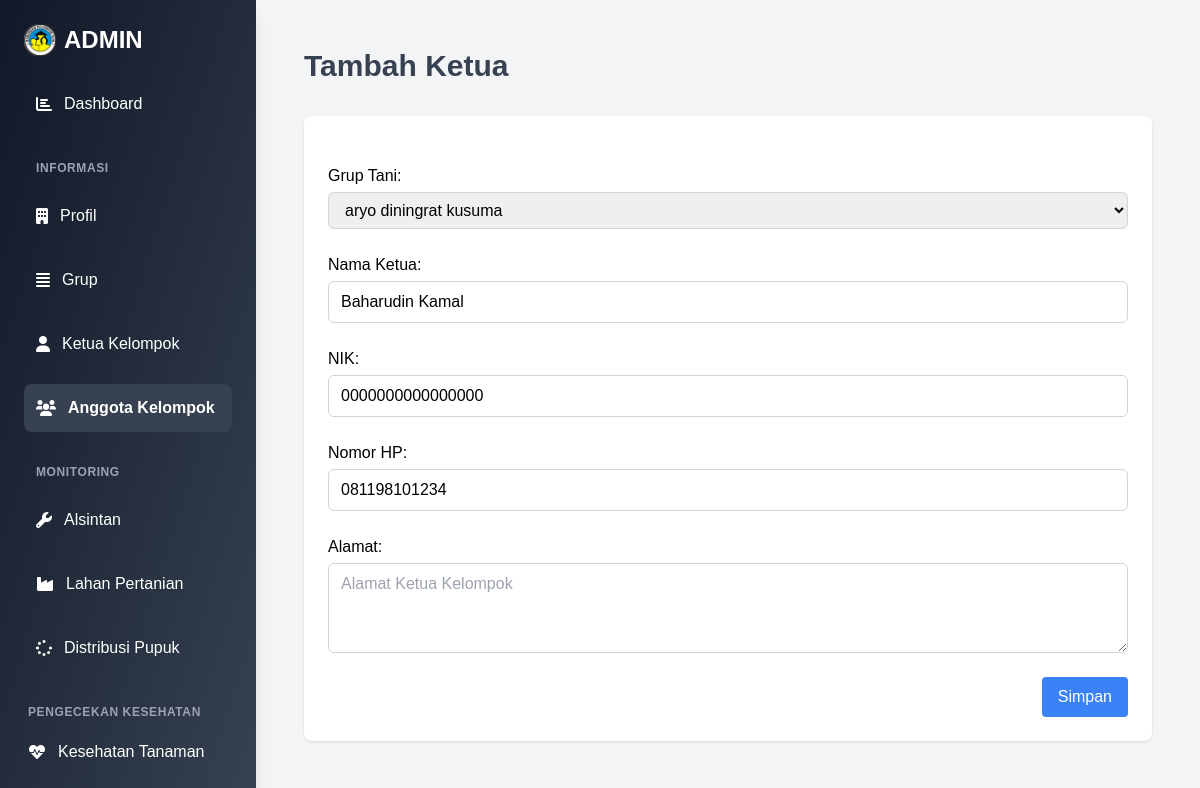
Before: /administrator/edit-anggota/4 with the older database file.
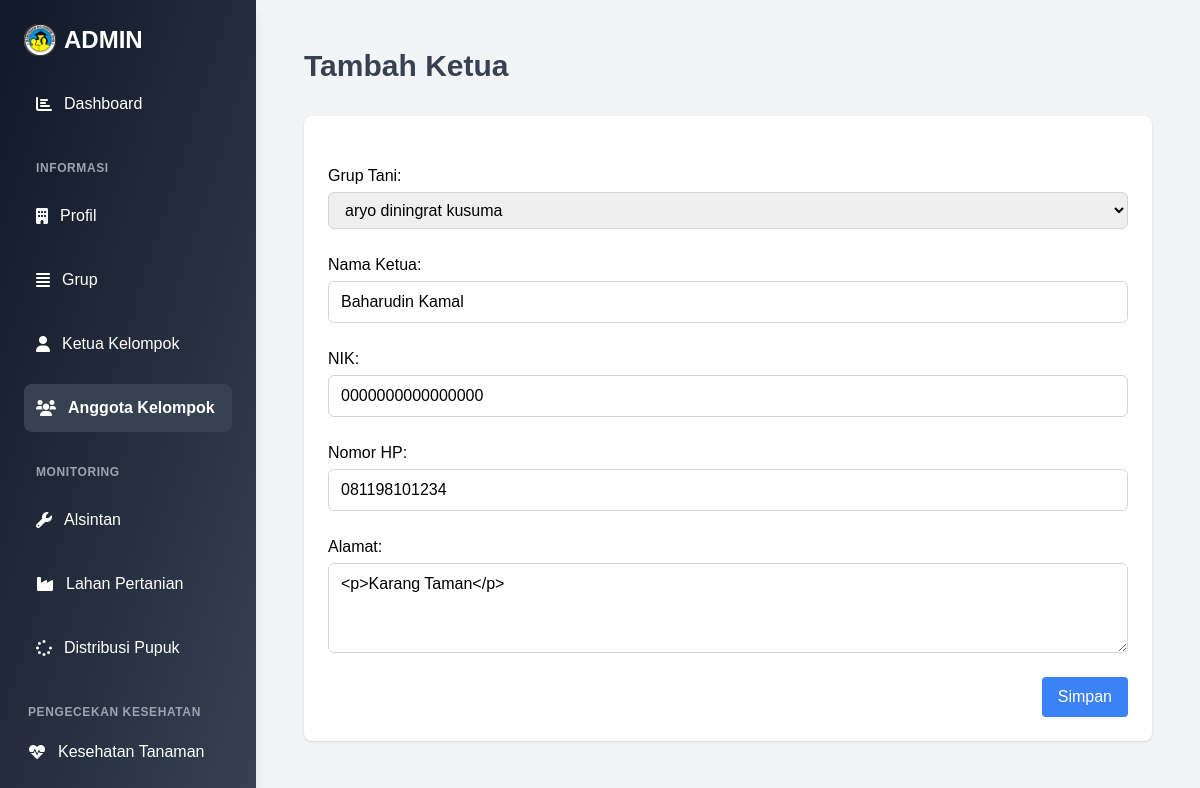
After: the same page with the newer database file.
### administrator/models.py (models this page shows, shortened)
class Petani(models.Model):
    grup = models.ForeignKey(Grup, on_delete=models.CASCADE, related_name='anggota')
    nama = models.CharField(max_length=100)
    nik = models.CharField(max_length=100, default="0000000000000000")
    no_hp = models.CharField(max_length=15)
    alamat = RichTextField(blank=True, null=True)
    created_at = models.DateField(default=timezone.now)
    slug = models.SlugField(max_length=200,null=True,blank=True, unique=True)
    class Meta:
        verbose_name_plural ="Data Petani"

### administrator/views.py (the view)
# urls.py: path('edit-anggota/<str:pk>', views.editanggotaadmin, name='editanggotaadmin'),
def editanggotaadmin(request, pk):
    anggota = get_object_or_404(Petani, id=pk)
    if request.method == "POST":
        form = PetaniForm(request.POST, request.FILES, instance=anggota)
        if form.is_valid():
            form.save()
            return redirect('anggotaadmin')
        else:
            print(form.errors)  # Ini akan tampil di terminal
    else:
        form = PetaniForm(instance=anggota)
    return render(request, 'formanggotaadmin.html', {
        "judul": "Edit Petani",
        "menu": "anggota",
        "form": form
    })

### administrator/models.py (called while the page is built)
    def __str__(self):
        return self.nama

### administrator/templates/formanggotaadmin.html (shortened to what this page needs)
{% extends "baseadmin.html" %}
{% load static %}
{% block content %}
<div class="flex-1 p-6 transition-all duration-200 ease-in-out">
    <header class="mb-8">
        <h1 class="text-3xl font-bold text-gray-700">Tambah Ketua</h1>
    </header>
    <div class="bg-white shadow rounded-lg p-6">
        <form action="" method="post" enctype="multipart/form-data" class="space-y-6">
            {{ form.as_p }}
            <div class="flex justify-end">
                <button type="submit" class="bg-blue-500 text-white px-4 py-2 rounded hover:bg-blue-600">
                    Simpan
                </button>
            </div>
        </form>
    </div>
</div>
{% endblock content %}

Changed rows visible on the page:
changed Petani "aryo diningrat kusuma": alamat (not shown) → "<p>Karang Taman</p>"
